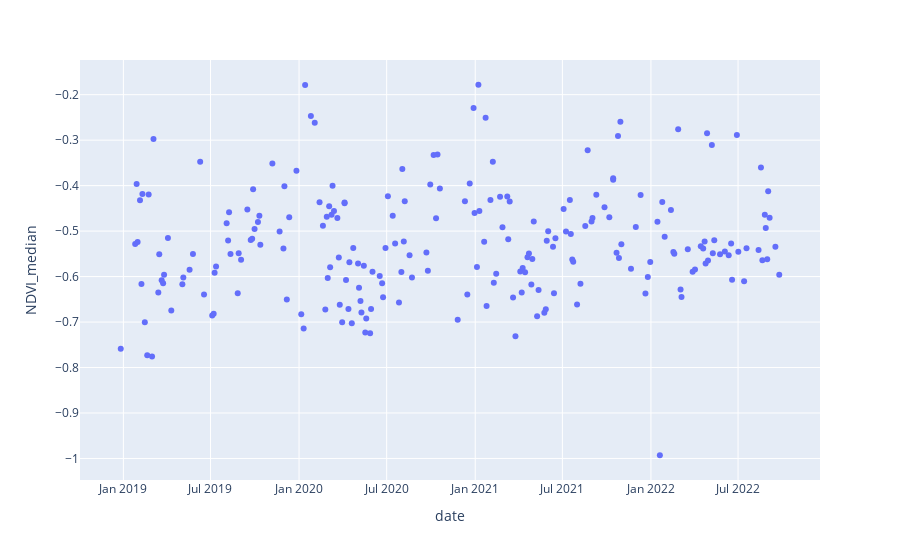

The code cell stored with this chart in its notebook:
### Code cell
px.scatter(gee_clf.query("clean_img == 1").reset_index(),x="date", y="NDVI_median")

### Figure 1 — Plotly figure (JSON) as saved in the notebook; plotly's stock layout.template omitted (floating-point values rounded to 4 significant figures; data arrays with more than 128 entries replaced by an {"elided": "..."} marker saying what was removed)
{"data": [{"hovertemplate": "date=%{x}<br>NDVI_median=%{y}<extra></extra>", "legendgroup": "", "marker": {"color": "#636efa", "symbol": "circle"}, "mode": "markers", "name": "", "orientation": "v", "showlegend": false, "type": "scatter", "x": {"elided": "218 str values"}, "xaxis": "x", "y": {"elided": "218 float values"}, "yaxis": "y"}], "layout": {"legend": {"tracegroupgap": 0}, "margin": {"t": 60}, "xaxis": {"anchor": "y", "domain": [0, 1], "title": {"text": "date"}}, "yaxis": {"anchor": "x", "domain": [0, 1], "title": {"text": "NDVI_median"}}}}
